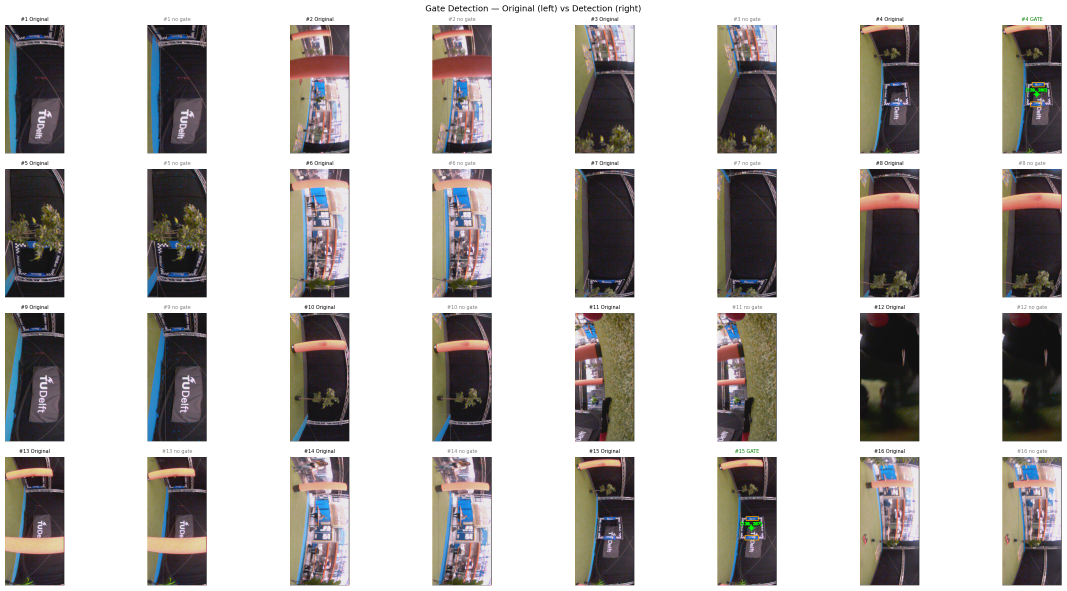
#> input picture DEVELOPMENT/Python/neural_network/results_figures/gate_detection_results.png, 3199 x 1771 px, given as the content of the folder e_notes/mav/MAV_CW/DEVELOPMENT/downloads from drone/20260320, which was not available (shown at 1/3 size)
$ python gate_detection.py
#> lines starting #> are read from the running program, lines starting #| are printed output that depends on the picture; after the words box and inside, x2 and y2 are one past the last pixel; in counts of white or black regions, pixels touching at a corner belong together; pictures that were not available may be replaced by others from this repository, and a replacement may not be noted
"""
gate_detection.py
=================
Detect a gate by finding two parallel, similar blue blobs and placing
a midpoint between them.

Pipeline
--------
1. Blue mask via YUV thresholding
2. Extract connected components, keep significant blobs
3. For every pair of blobs check:
     - similar aspect ratio
     - similar size (area)
     - centroids aligned perpendicular to their long axis (parallel bars)
4. Best valid pair → midpoint computed and drawn

Usage
-----
Set IMAGE_FOLDER at the bottom, pick mode, and run:
    python gate_detection.py
"""

from __future__ import annotations

import os
import sys
import cv2
import numpy as np
import random
import matplotlib.pyplot as plt
from glob import glob
from dataclasses import dataclass
from typing import Optional


# ─────────────────────────────────────────────────────────────────────────────
# Configuration
# ─────────────────────────────────────────────────────────────────────────────

@dataclass
class Config:
    # ── YUV blue thresholds ───────────────────────────────────────────────────
    blue_y_min: int   = 0
    blue_y_max: int   = 220
    blue_u_min: int   = 122
    blue_u_max: int   = 255
    blue_v_min: int   = 0
    blue_v_max: int   = 123
    blue_morph_k: int = 5

    # ── Blob filtering ────────────────────────────────────────────────────────
    blob_min_area_ratio: float = 0.003

    # ── Parallelism criteria ──────────────────────────────────────────────────
    max_aspect_diff: float = 0.5
    max_area_diff:   float = 0.6
    max_skew_deg:    float = 10

    # ── Display ───────────────────────────────────────────────────────────────
    display_scale: float = 1.5

    # ── Preview grid ──────────────────────────────────────────────────────────
    num_preview:  int  = 16        # must be perfect square: 4, 9, 16, 25 ...
    save_figure:  bool = True
    save_path:    str  = 'results_figures/gate_detection_results.png'


# ─────────────────────────────────────────────────────────────────────────────
# Step 1 — Blue mask
# ─────────────────────────────────────────────────────────────────────────────

def blue_mask(image_bgr: np.ndarray, cfg: Config) -> np.ndarray:
    yuv = cv2.cvtColor(image_bgr, cv2.COLOR_BGR2YUV)
    Y, U, V = cv2.split(yuv)
    mask = (
        (Y >= cfg.blue_y_min) & (Y <= cfg.blue_y_max) &
        (U >= cfg.blue_u_min) & (U <= cfg.blue_u_max) &
        (V >= cfg.blue_v_min) & (V <= cfg.blue_v_max)
    ).astype(np.uint8) * 255
    k      = cfg.blue_morph_k
    kernel = cv2.getStructuringElement(cv2.MORPH_RECT, (k, k))
    mask   = cv2.morphologyEx(mask, cv2.MORPH_OPEN,  kernel)
    mask   = cv2.morphologyEx(mask, cv2.MORPH_CLOSE, kernel)
    return mask


# ─────────────────────────────────────────────────────────────────────────────
# Step 2 — Blob extraction
# ─────────────────────────────────────────────────────────────────────────────

def extract_blobs(mask: np.ndarray, image_shape: tuple, cfg: Config) -> list[dict]:
    H, W     = image_shape[:2]
    min_area = int(H * W * cfg.blob_min_area_ratio)
    n, _, stats, cents = cv2.connectedComponentsWithStats(mask, connectivity=8)
    blobs = []
    for i in range(1, n):
        area = int(stats[i, cv2.CC_STAT_AREA])
        if area < min_area:
            continue
        x  = int(stats[i, cv2.CC_STAT_LEFT])
        y  = int(stats[i, cv2.CC_STAT_TOP])
        bw = int(stats[i, cv2.CC_STAT_WIDTH])
        bh = int(stats[i, cv2.CC_STAT_HEIGHT])
        blobs.append({
            "x_min":  x,        "y_min":  y,
            "x_max":  x + bw,   "y_max":  y + bh,
            "cx":     int(cents[i, 0]),
            "cy":     int(cents[i, 1]),
            "area":   area,
            "aspect": bw / max(bh, 1),
        })
    return blobs


# ─────────────────────────────────────────────────────────────────────────────
# Step 3 — Parallel pair detection
# ─────────────────────────────────────────────────────────────────────────────

# [32 lines left out: function _are_parallel, not called in this run]


def find_gate_pair(blobs: list[dict], cfg: Config) -> Optional[tuple[dict, dict]]:
    best, best_area = None, 0
    for i in range(len(blobs)):
        for j in range(i + 1, len(blobs)):
            b1, b2 = blobs[i], blobs[j]
            if not _are_parallel(b1, b2, cfg):
                continue
            combined = b1["area"] + b2["area"]
            if combined > best_area:
                best_area = combined
                best      = (b1, b2)
    return best


# ─────────────────────────────────────────────────────────────────────────────
# Step 4 — Midpoint
# ─────────────────────────────────────────────────────────────────────────────

def gate_midpoint(b1: dict, b2: dict) -> tuple[int, int]:
    return ((b1["cx"] + b2["cx"]) // 2, (b1["cy"] + b2["cy"]) // 2)


# ─────────────────────────────────────────────────────────────────────────────
# process_frame — single image in, results out
# ─────────────────────────────────────────────────────────────────────────────

def process_frame(
    image_bgr: np.ndarray,
    cfg: Config,
) -> tuple[np.ndarray, list[dict], Optional[tuple[dict, dict]], Optional[tuple[int, int]]]:
    """
    Run the full gate detection pipeline on one image.

    Parameters
    ----------
    image_bgr : np.ndarray   — BGR image
    cfg       : Config

    Returns
    -------
    mask  : binary blue mask
    blobs : all significant blue blobs
    pair  : the two gate blobs, or None
    mid   : gate midpoint (x, y), or None
    """
    mask  = blue_mask(image_bgr, cfg)
    blobs = extract_blobs(mask, image_bgr.shape, cfg)
    pair  = find_gate_pair(blobs, cfg)
    mid   = gate_midpoint(*pair) if pair is not None else None
    return mask, blobs, pair, mid


# ─────────────────────────────────────────────────────────────────────────────
# Annotation helper
# ─────────────────────────────────────────────────────────────────────────────

def annotate(
    image_bgr: np.ndarray,
    mask:      np.ndarray,
    blobs:     list[dict],
    pair:      Optional[tuple[dict, dict]],
    mid:       Optional[tuple[int, int]],
) -> np.ndarray:
    anno    = image_bgr.copy()
    overlay = anno.copy()
    overlay[mask > 0] = [200, 100, 0]
    cv2.addWeighted(overlay, 0.35, anno, 0.65, 0, anno)

    for b in blobs:
        cv2.rectangle(anno, (b["x_min"], b["y_min"]),
                      (b["x_max"], b["y_max"]), (120, 120, 120), 1)

    if pair is not None:
        for b in pair:
            cv2.rectangle(anno, (b["x_min"], b["y_min"]),
                          (b["x_max"], b["y_max"]), (0, 165, 255), 2)

    if mid is not None:
        cv2.drawMarker(anno, mid, (0, 255, 0),
                       cv2.MARKER_CROSS, 26, 2, cv2.LINE_AA)
        cv2.circle(anno, mid, 8, (0, 255, 0), -1, cv2.LINE_AA)
        cv2.putText(anno, f"({mid[0]}, {mid[1]})",
                    (max(0, mid[0] - 45), max(16, mid[1] - 12)),
                    cv2.FONT_HERSHEY_SIMPLEX, 0.5, (0, 255, 0), 2, cv2.LINE_AA)
    else:
        cv2.putText(anno, "no gate", (8, 18),
                    cv2.FONT_HERSHEY_SIMPLEX, 0.5, (80, 80, 80), 1, cv2.LINE_AA)

    return anno


# ─────────────────────────────────────────────────────────────────────────────
# Mode 1 — live sequence (every image in folder, in order)
# ─────────────────────────────────────────────────────────────────────────────

# [43 lines left out: function process_sequence, not called in this run]


# ─────────────────────────────────────────────────────────────────────────────
# Mode 2 — random preview grid (n² images, matplotlib figure)
# ─────────────────────────────────────────────────────────────────────────────

def process_random_preview(image_folder: str, cfg: Optional[Config] = None):
    """Pick num_preview random images and show original vs detection grid."""
    if cfg is None:
        cfg = Config()

    all_paths = glob(os.path.join(image_folder, "*.jpg"))
    all_paths = [p for p in all_paths if "_mask" not in p]
    all_paths += glob(os.path.join(image_folder, "*.png"))
    if not all_paths:
        sys.exit(f"No images found in: {image_folder}")

    n        = cfg.num_preview
    selected = random.sample(all_paths, min(n, len(all_paths)))
    print(f"Selected {len(selected)} random images.")

    grid_side      = int(np.sqrt(n))
    cols_per_image = 2                          # original | detection
    grid_cols      = grid_side * cols_per_image
    grid_rows      = grid_side

    fig, axes = plt.subplots(grid_rows, grid_cols,
                             figsize=(grid_cols * 3, grid_rows * 3))
    fig.suptitle("Gate Detection — Original (left) vs Detection (right)", fontsize=12)

    for idx, path in enumerate(selected):
        img = cv2.imread(path)
#> img is the input picture: shape (1771, 3199, 3); mean B, G, R 187.7, 189.1, 192.3
        if img is None:
            continue

        print(f"[{idx+1}/{len(selected)}] {os.path.basename(path)}")
        mask, blobs, pair, mid = process_frame(img, cfg)
#> in blue_mask, `yuv = cv2.cvtColor(image_bgr, cv2.COLOR_BGR2YUV)`: yuv: shape (1771, 3199, 3); mean of channels 0, 1, 2 189.9, 126.9, 130.1
#> in blue_mask, `Y, U, V = cv2.split(yuv)`:
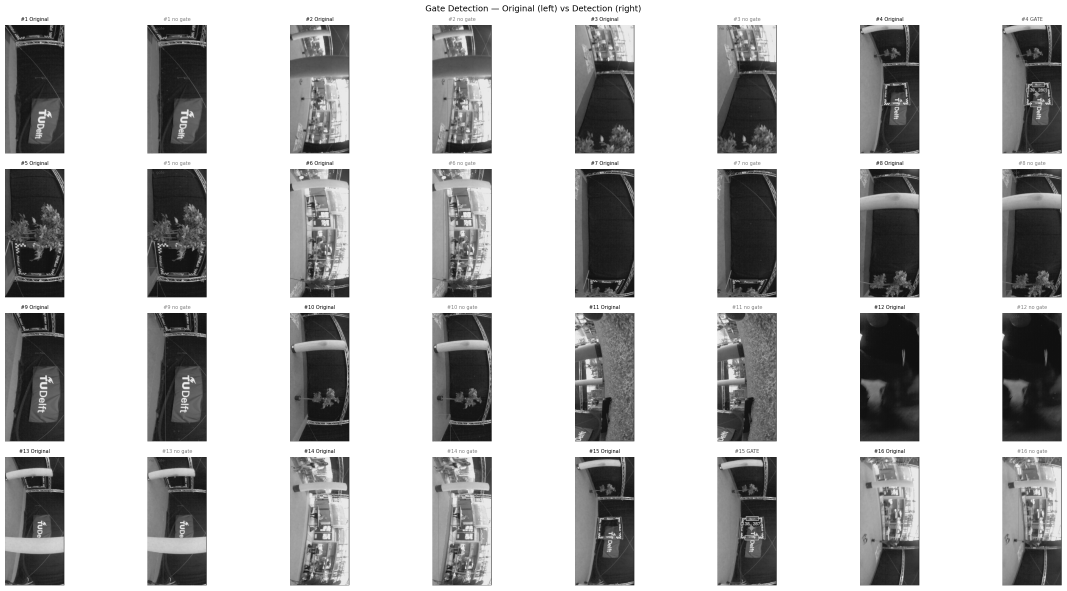
#> Y: shape (1771, 3199) (shown at 1/3 size); min 0, max 255, mean 189.9
#> in blue_mask, `Y, U, V = cv2.split(yuv)`:
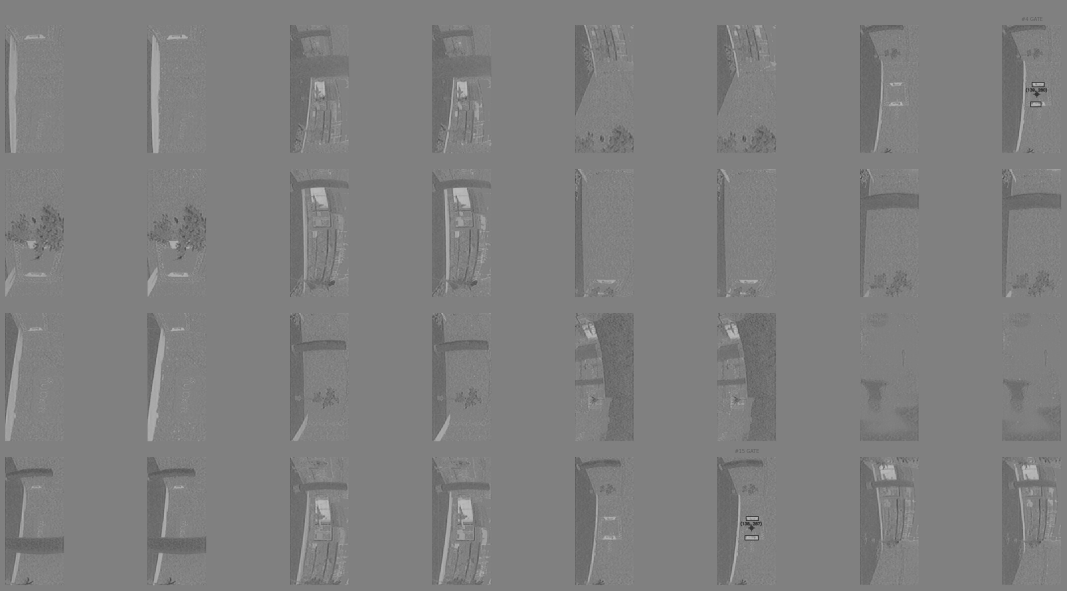
#> U: shape (1771, 3199) (shown at 1/3 size); min 43, max 198, mean 126.9
#> in blue_mask, `Y, U, V = cv2.split(yuv)`:
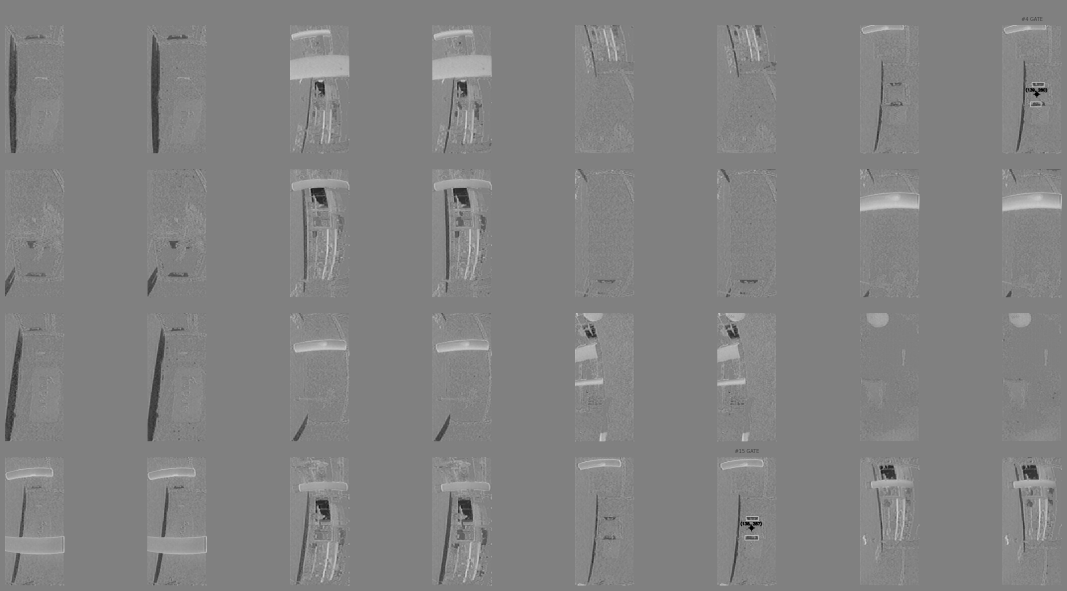
#> V: shape (1771, 3199) (shown at 1/3 size); min 0, max 244, mean 130.1
#> in blue_mask, `mask = ( (Y >= cfg.blue_y_min) & (Y <= cfg.blue_y_max) & (U >= cfg.blu..`:
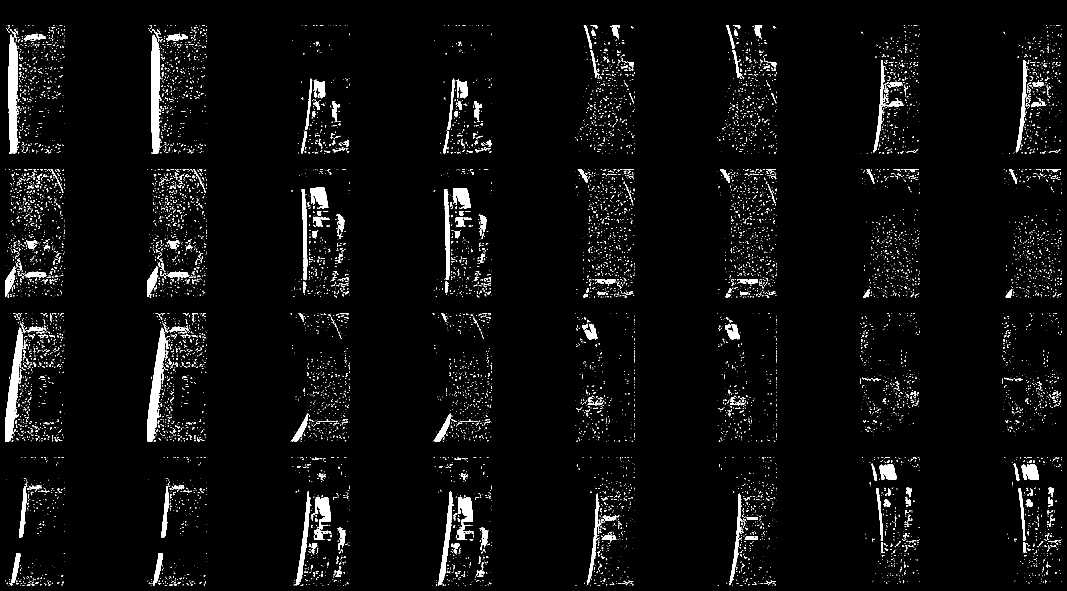
#> mask: shape (1771, 3199) (shown at 1/3 size); 3.3% white; 11685 white regions (10901 under 20 px), largest, box (x1, y1, x2, y2) and area: (453, 104, 486, 460) 8161, (25, 104, 59, 460) 7996, (442, 985, 496, 1324) 7556
#> in blue_mask, `mask   = cv2.morphologyEx(mask, cv2.MORPH_OPEN,  kernel)`:
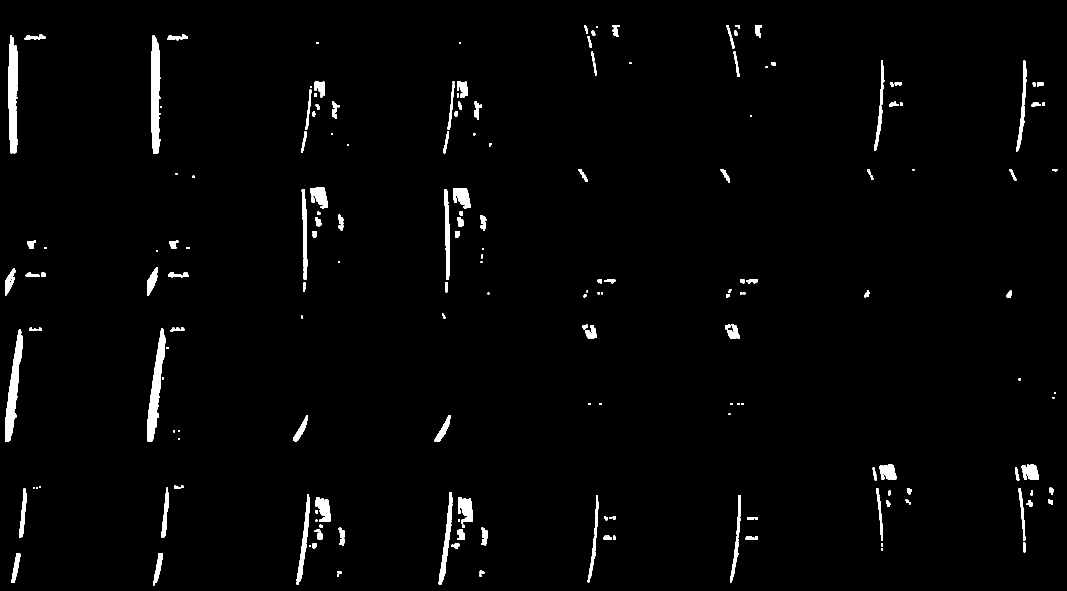
#> mask: shape (1771, 3199) (shown at 1/3 size); 1.9% white; 206 white regions, largest, box (x1, y1, x2, y2) and area: (453, 106, 481, 460) 8071, (25, 107, 54, 460) 7809, (442, 985, 496, 1324) 7455
#> in blue_mask, `mask   = cv2.morphologyEx(mask, cv2.MORPH_CLOSE, kernel)`: mask: shape (1771, 3199); 1.9% white; 161 white regions, largest, box (x1, y1, x2, y2) and area: (453, 106, 485, 460) 8118, (25, 107, 54, 460) 7868, (442, 985, 496, 1324) 7515
#> in extract_blobs, `n, _, stats, cents = cv2.connectedComponentsWithStats(mask, connectivi..`: n = 162; stats = 162 rows, first 6: [0, 0, 3199, 1771, 5557817], [1753, 75, 11, 27, 148], [1838, 75, 20, 36, 446], [2180, 75, 23, 71, 441], [2206, 75, 14, 11, 100], [2265, 75, 20, 38, 510]; cents = 162 pairs, first value 28.47 to 3164, second value 78.96 to 1719.5
#> the loop in extract_blobs, `for i in range(1, n):` made 161 passes
#> area on passes 1 to 3: 148, 446, 441
#> after the loop in extract_blobs, `for i in range(1, n):`: blobs = []
#> after the loop in find_gate_pair, `for i in range(len(blobs)):`: best_area = 0
#> blobs = []
        anno = annotate(img, mask, blobs, pair, mid)
#> in annotate, `overlay[mask > 0] = [200, 100, 0]`:
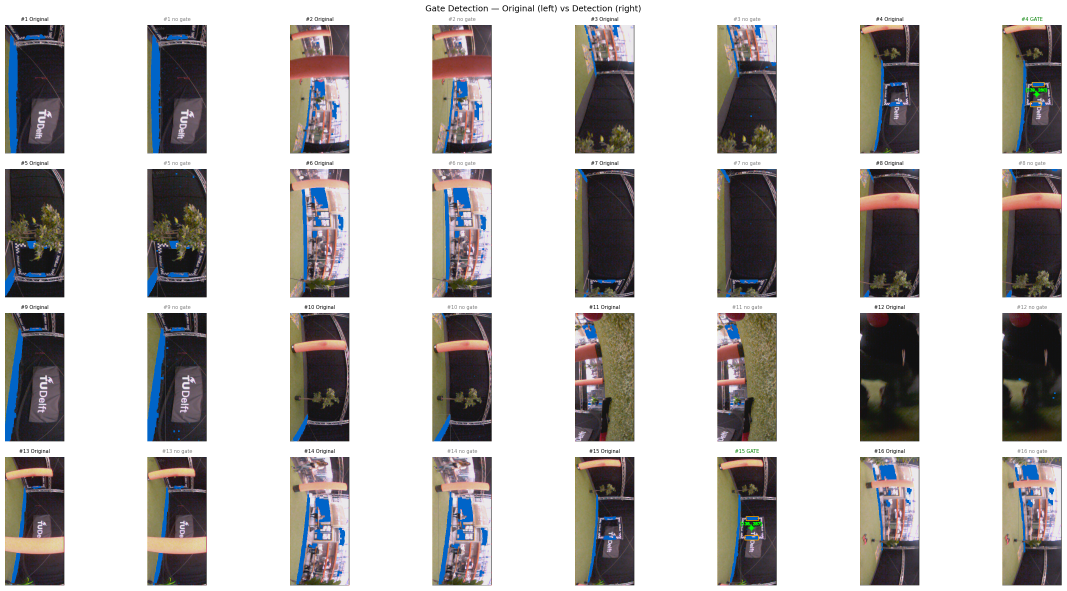
#> overlay: shape (1771, 3199, 3) (shown at 1/3 size); mean B, G, R 188.1, 188.6, 191.2

        row      = idx // grid_side
        col_pair = idx %  grid_side
        col_orig = col_pair * cols_per_image
        col_det  = col_pair * cols_per_image + 1

        axes[row, col_orig].imshow(cv2.cvtColor(img,  cv2.COLOR_BGR2RGB))
        axes[row, col_orig].set_title(f"#{idx+1} Original", fontsize=7)
        axes[row, col_orig].axis("off")

        axes[row, col_det].imshow(cv2.cvtColor(anno, cv2.COLOR_BGR2RGB))
        axes[row, col_det].set_title(
            f"#{idx+1} {'GATE' if mid is not None else 'no gate'}",
            fontsize=7, color="green" if mid is not None else "gray",
        )
        axes[row, col_det].axis("off")

    plt.tight_layout()

    if cfg.save_figure:
        plt.savefig(cfg.save_path, dpi=150, bbox_inches="tight")
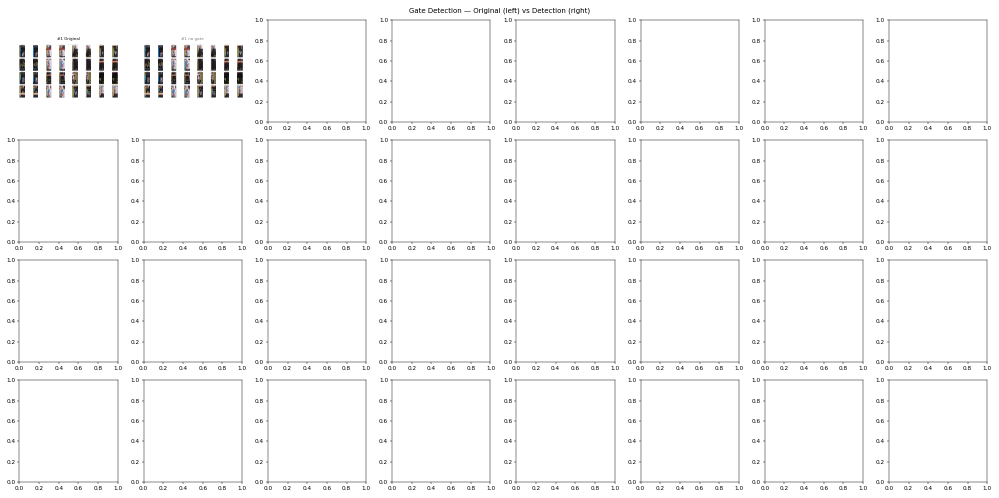
#> figure drawn by matplotlib, 2 panels
        print(f"Figure saved to {cfg.save_path}")

    plt.show()


# ─────────────────────────────────────────────────────────────────────────────
# Entry point
# ─────────────────────────────────────────────────────────────────────────────

if __name__ == "__main__":

    IMAGE_FOLDER = r"C:\Users\neytc\Documents\TU_Delft\lecture_notes\mav\MAV_CW\DEVELOPMENT\downloads from drone\20260320"

    cfg = Config(
        num_preview = 16,       # change to 4, 9, 25 etc.
        save_figure = True,
        save_path   ="results_figures/gate_detection_results.png",
    )

    # ── Pick one mode ─────────────────────────────────────────────────────────
    process_random_preview(IMAGE_FOLDER, cfg)
    # process_sequence(IMAGE_FOLDER, cfg)
